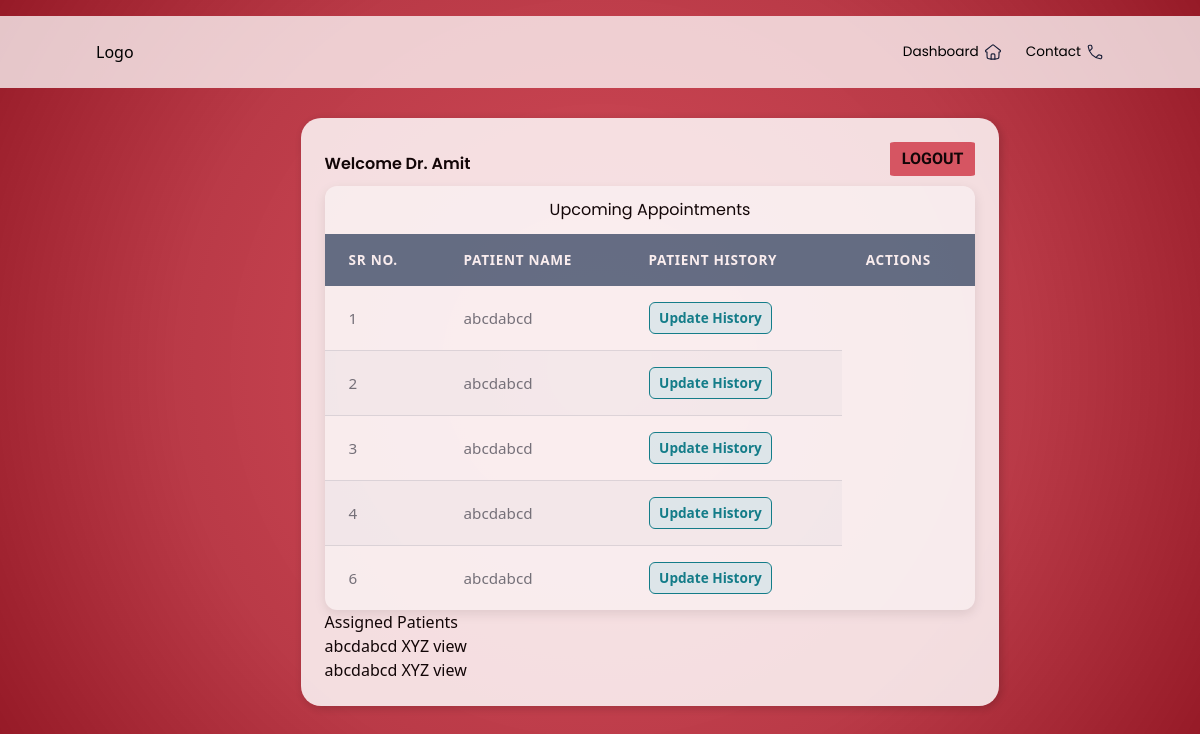
/doctor_dashboard/1, run on the app's committed database.
### models.py (models this page shows)
class Doctor(db.Model):
    DoctorID = db.Column(db.Integer, primary_key=True)
    FirstName = db.Column(db.String,nullable=False)
    LastName = db.Column(db.String,nullable=False)
    Username= db.Column(db.String, nullable=False)
    Password = db.Column(db.String, nullable=False)
    available=db.Column(db.String)
    Department = db.Column(db.String, db.ForeignKey('department.Department_name'), nullable=False)
    Position = db.Column(db.String)
    Experience = db.Column(db.Integer)
    Remarks = db.Column(db.String)
    photo = db.Column(db.String)
    appointments = db.relationship('Appointment', back_populates='doctor', cascade="all, delete")
    department_rel = db.relationship('Department', back_populates='doctors')

class Appointment(db.Model):
    AppointmentID = db.Column(db.Integer, primary_key=True)
    PatientID = db.Column(db.Integer, db.ForeignKey('patient.PatientID'), nullable=False)
    DoctorID = db.Column(db.Integer, db.ForeignKey('doctor.DoctorID'), nullable=False)
    Date=db.Column(db.Date)
    Time = db.Column(db.String)
    Purpose=db.Column(db.String)
    Status=db.Column(db.Enum("Booked","Completed","Cancelled"),
        nullable=False,
        default='Booked'
    )
    patient = db.relationship('Patient', back_populates='appointments')
    doctor = db.relationship('Doctor', back_populates='appointments')

class Patient(db.Model):
    PatientID = db.Column(db.Integer, primary_key=True)
    FirstName = db.Column(db.String,nullable=False)
    LastName = db.Column(db.String,nullable=False)
    Username= db.Column(db.String, nullable=False)
    Password = db.Column(db.String, nullable=False)
    appointments = db.relationship('Appointment', back_populates='patient', cascade="all, delete")
    histories = db.relationship('PatientHistory', back_populates='patient', cascade="all, delete")

### routes/doctor.py (the view)
@app.route('/doctor_dashboard/<int:doctorID>')
def doctor_dashboard(doctorID):
    doctor = Doctor.query.get(doctorID)
    appointments = Appointment.query.filter_by(DoctorID=doctorID).all()
    patient_map = {
        entry.PatientID: Patient.query.get(entry.PatientID)
        for entry in appointments
    }
    patient_ids = {appt.PatientID for appt in appointments}
    assigned_patients = Patient.query.filter(Patient.PatientID.in_(patient_ids)).all()
    return render_template("doctor_dashboard.html", doctor=doctor,appointments=appointments, patient_map=patient_map, assigned_patients=assigned_patients)

### templates/doctor_dashboard.html (shortened to what this page needs)
<!DOCTYPE html>
<html lang="en">
<head>
    <link rel="stylesheet" href="..\static\style.css">
    <script src="https://cdn.tailwindcss.com"></script>
</head>
<body>
    <header>
        <nav>
        <div class="logo">
            <h2>Logo</h2>
        </div>
        <div class="nav-icons">
            <ul>
            <li>Dashboard </li>
            <li>Contact </li>
            </ul>
        </div>
        </nav>
    </header>
    <main>
        <div id="pageC">
            <div class="container">
                <div class="title">
                    <h3>Welcome Dr. {{ doctor.FirstName }}</h3>
                    <a href="{{ url_for('login') }}"><button class="logout">LOGOUT</button></a>
                </div>
                <div class="content">
                    <div class="appointments">
                        <h3>Upcoming Appointments</h3>
                        <table class="appointments-table">
                            <thead>
                                <tr>
                                    <th>Sr No.</th>
                                    <th>Patient Name</th>
                                    <th>Patient History</th>
                                    <th>Actions</th>
                                </tr>
                            </thead>
                        <tbody>
                            {% for appt in appointments %}
                                <tr>
                                    <td data-label="Sr No.">{{ appt.AppointmentID }}</td>
                                    <td data-label="Patient Name">{{ patient_map[appt.PatientID].FirstName }}</td>
                                    <td data-label="Patient History">
                                        <a href="{{ url_for('update_history', doctor_id=appt.DoctorID, patient_id=appt.PatientID) }}">
                                            Update History
                                        </a>
                                    </td>
                                </tr>
                            {% else %}
                                <tr>
                                    <td colspan="4">No upcoming appointments</td>
                                </tr>
                            {% endfor %}
                        </tbody>
                        </table>
                    </div>
                    <h3>Assigned Patients</h3>
                    <div class="assigned-patients">
                        {% for patient in assigned_patients %}
                            <div class="patient-row">
                                <span>{{ patient.FirstName }} {{ patient.LastName }}</span>
                                <a href="{{ url_for('view_patient_history', patient_id=patient.PatientID, doctorID=doctor.DoctorID) }}">view</a>
                            </div>
                        {% else %}
                            <p>No assigned patients</p>
                        {% endfor %}
                    </div>
                </div>
            </div>
        </div>
    </main>
</body>
</html>

### static/style.css (style rules this page uses)
* { margin: 0; padding: 0; }
body { background: radial-gradient( circle at center, #d03040db 0%, #b01e2ddf 60%, #961a27 100%); }
:root { --primary-color: #007bff; --secondary-color: #6c757d; --header-bg: #5a7188; --header-text: #ffffff; --row-bg-odd: #ffffff; --row-bg-even: #f8f9fa; --border-color: #dee2e6; }
nav { display: flex; align-items: center; justify-content: space-between; margin-top: 2vh; gap: 3vw; background-color: rgba(255, 255, 255, 0.75); padding: 3vh; padding-left: 8vw; padding-right: 8vw; }
.nav-icons ul { display: flex; list-style: none; gap: 2vw; }
.nav-icons li { display: flex; align-items: center; font-family: 'Poppins', sans-serif; font-size: 0.85em; cursor: pointer; gap: 5px; }
main { display: flex; justify-content: center; align-items: center; }
.container { background-color: rgba(255, 255, 255, 0.92); margin: 30px 50px; border-radius: 20px; opacity: 0.9; transition: box-shadow 0.3s ease; box-shadow: 2px 2px 10px rgba(0, 0, 0, 0.2); padding: 2vw; }
#pageC { transition: filter 0.3s ease; }
.title { display: flex; justify-content: space-between; align-items: center; font-family: 'Poppins', sans-serif; font-weight: 600; }
.logout { background-color: #d03040c9; border: none; border-radius: 5%; padding: 5px; padding-left: 1vw; padding-right: 1vw; cursor: pointer; transition: background-color 0.25s; margin-bottom: 10px; font-family: 'Baloo Bhai 2', 'Poppins', sans-serif; font-size: medium; font-weight: 600; }
.appointments { max-width: 1200px; margin: 0 auto; background-color: var(--row-bg-odd); border-radius: 12px; box-shadow: 0 4px 12px rgba(0, 0, 0, 0.1); overflow: hidden; }
.appointments-table { width: 100%; border-collapse: separate; border-spacing: 0; }
.appointments-table thead th { padding: 1rem 1.5rem; background-color: var(--header-bg); color: var(--header-text); font-weight: 600; text-align: left; text-transform: uppercase; font-size: 0.85rem; letter-spacing: 0.05em; }
.appointments-table tbody td { padding: 1rem 1.5rem; border-bottom: 1px solid var(--border-color); vertical-align: middle; font-size: 0.95rem; color: var(--secondary-color); }
.appointments-table tbody tr:nth-child(even) { background-color: var(--row-bg-even); }
.appointments-table tbody tr:last-child td { border-bottom: none; }
.appointments-table a { display: inline-block; margin-right: 0.75rem; padding: 0.3rem 0.6rem; border-radius: 6px; text-decoration: none; font-size: 0.85rem; font-weight: 600; transition: all 0.2s ease; text-align: center; }
.appointments-table td:nth-child(3) a { background-color: #e0f7fa; color: #00838f; border: 1px solid #00838f; }
.appointments h3 { display: flex; align-items: center; justify-content: center; padding: 1.5vh; font-family: 'Poppins', sans-serif; }

### data on the page
Doctor: FirstName "Amit"
Appointment: AppointmentID "1", PatientID.FirstName "abcdabcd"
Appointment: AppointmentID "2", PatientID.FirstName "abcdabcd"
Appointment: AppointmentID "3", PatientID.FirstName "abcdabcd"
Appointment: AppointmentID "4", PatientID.FirstName "abcdabcd"
Appointment: AppointmentID "6", PatientID.FirstName "abcdabcd"
Patient: FirstName "abcdabcd", LastName "XYZ"
Patient: FirstName "abcdabcd", LastName "XYZ"
